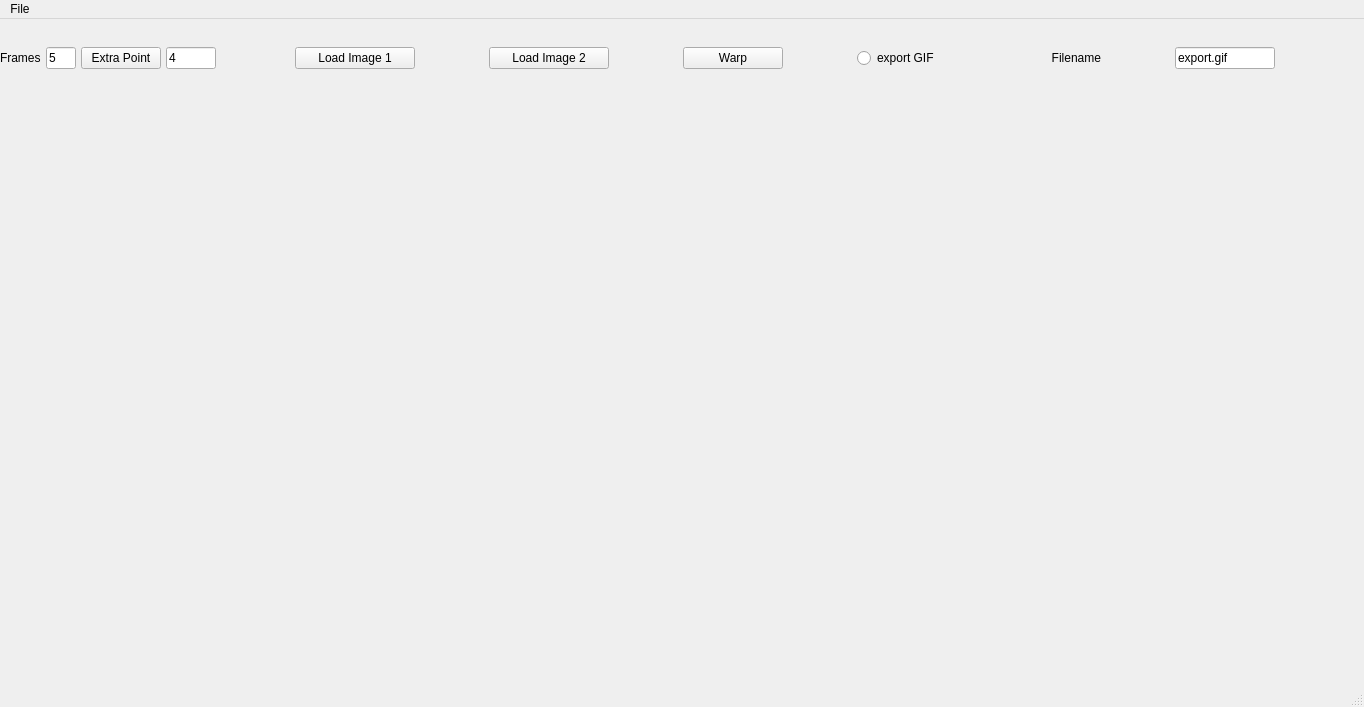
<?xml version="1.0" encoding="UTF-8"?>
<ui version="4.0">
 <class>MainWindow</class>
 <widget class="QMainWindow" name="MainWindow">
  <property name="geometry">
   <rect>
    <x>0</x>
    <y>0</y>
    <width>1364</width>
    <height>707</height>
   </rect>
  </property>
  <property name="windowTitle">
   <string>MainWindow</string>
  </property>
  <widget class="QWidget" name="centralwidget">
   <widget class="QWidget" name="verticalLayoutWidget">
    <property name="geometry">
     <rect>
      <x>0</x>
      <y>0</y>
      <width>1353</width>
      <height>651</height>
     </rect>
    </property>
    <layout class="QVBoxLayout" name="verticalLayout">
     <property name="spacing">
      <number>10</number>
     </property>
     <property name="topMargin">
      <number>0</number>
     </property>
     <property name="bottomMargin">
      <number>10</number>
     </property>
     <item>
      <layout class="QGridLayout" name="gridLayout">
       <property name="topMargin">
        <number>0</number>
       </property>
       <property name="bottomMargin">
        <number>5</number>
       </property>
       <property name="horizontalSpacing">
        <number>5</number>
       </property>
       <item row="1" column="2">
        <widget class="QPushButton" name="btnPoints">
         <property name="sizePolicy">
          <sizepolicy hsizetype="Fixed" vsizetype="Fixed">
           <horstretch>0</horstretch>
           <verstretch>0</verstretch>
          </sizepolicy>
         </property>
         <property name="text">
          <string>Extra Point</string>
         </property>
        </widget>
       </item>
       <item row="1" column="3">
        <widget class="QLineEdit" name="points">
         <property name="sizePolicy">
          <sizepolicy hsizetype="Minimum" vsizetype="Minimum">
           <horstretch>0</horstretch>
           <verstretch>0</verstretch>
          </sizepolicy>
         </property>
         <property name="minimumSize">
          <size>
           <width>50</width>
           <height>0</height>
          </size>
         </property>
         <property name="maximumSize">
          <size>
           <width>50</width>
           <height>16777215</height>
          </size>
         </property>
         <property name="inputMethodHints">
          <set>Qt::ImhDigitsOnly</set>
         </property>
         <property name="text">
          <string>4</string>
         </property>
        </widget>
       </item>
       <item row="1" column="6">
        <layout class="QHBoxLayout" name="horizontalLayout_5">
         <property name="spacing">
          <number>0</number>
         </property>
         <property name="sizeConstraint">
          <enum>QLayout::SetMinimumSize</enum>
         </property>
         <item>
          <widget class="QPushButton" name="btnLoadImage1">
           <property name="sizePolicy">
            <sizepolicy hsizetype="Minimum" vsizetype="Minimum">
             <horstretch>0</horstretch>
             <verstretch>0</verstretch>
            </sizepolicy>
           </property>
           <property name="maximumSize">
            <size>
             <width>120</width>
             <height>32</height>
            </size>
           </property>
           <property name="text">
            <string>Load Image 1</string>
           </property>
          </widget>
         </item>
         <item>
          <widget class="QPushButton" name="btnLoadImage2">
           <property name="maximumSize">
            <size>
             <width>120</width>
             <height>37</height>
            </size>
           </property>
           <property name="text">
            <string>Load Image 2</string>
           </property>
          </widget>
         </item>
         <item>
          <widget class="QPushButton" name="btnWarp">
           <property name="sizePolicy">
            <sizepolicy hsizetype="Fixed" vsizetype="Fixed">
             <horstretch>0</horstretch>
             <verstretch>0</verstretch>
            </sizepolicy>
           </property>
           <property name="minimumSize">
            <size>
             <width>100</width>
             <height>0</height>
            </size>
           </property>
           <property name="text">
            <string>Warp</string>
           </property>
          </widget>
         </item>
         <item>
          <spacer name="verticalSpacer">
           <property name="orientation">
            <enum>Qt::Vertical</enum>
           </property>
           <property name="sizeType">
            <enum>QSizePolicy::Minimum</enum>
           </property>
           <property name="sizeHint" stdset="0">
            <size>
             <width>0</width>
             <height>0</height>
            </size>
           </property>
          </spacer>
         </item>
         <item>
          <widget class="QRadioButton" name="gifExport">
           <property name="maximumSize">
            <size>
             <width>100</width>
             <height>16777215</height>
            </size>
           </property>
           <property name="text">
            <string>export GIF</string>
           </property>
          </widget>
         </item>
         <item>
          <widget class="QLabel" name="label_2">
           <property name="maximumSize">
            <size>
             <width>70</width>
             <height>16777215</height>
            </size>
           </property>
           <property name="text">
            <string>Filename</string>
           </property>
           <property name="alignment">
            <set>Qt::AlignRight|Qt::AlignTrailing|Qt::AlignVCenter</set>
           </property>
          </widget>
         </item>
         <item>
          <widget class="QLineEdit" name="filenameGif">
           <property name="maximumSize">
            <size>
             <width>100</width>
             <height>16777215</height>
            </size>
           </property>
           <property name="text">
            <string>export.gif</string>
           </property>
          </widget>
         </item>
        </layout>
       </item>
       <item row="1" column="0">
        <widget class="QLabel" name="label">
         <property name="sizePolicy">
          <sizepolicy hsizetype="Minimum" vsizetype="Minimum">
           <horstretch>0</horstretch>
           <verstretch>0</verstretch>
          </sizepolicy>
         </property>
         <property name="maximumSize">
          <size>
           <width>50</width>
           <height>16777215</height>
          </size>
         </property>
         <property name="text">
          <string>Frames</string>
         </property>
        </widget>
       </item>
       <item row="1" column="1">
        <widget class="QLineEdit" name="frames">
         <property name="sizePolicy">
          <sizepolicy hsizetype="Minimum" vsizetype="Minimum">
           <horstretch>0</horstretch>
           <verstretch>0</verstretch>
          </sizepolicy>
         </property>
         <property name="maximumSize">
          <size>
           <width>30</width>
           <height>16777215</height>
          </size>
         </property>
         <property name="text">
          <string>5</string>
         </property>
         <property name="maxLength">
          <number>10</number>
         </property>
        </widget>
       </item>
      </layout>
     </item>
     <item>
      <layout class="QHBoxLayout" name="horizontalLayout">
       <property name="spacing">
        <number>1</number>
       </property>
       <item>
        <widget class="QWidget" name="plot1" native="true">
         <property name="minimumSize">
          <size>
           <width>400</width>
           <height>0</height>
          </size>
         </property>
         <property name="maximumSize">
          <size>
           <width>506</width>
           <height>280</height>
          </size>
         </property>
         <property name="mouseTracking">
          <bool>true</bool>
         </property>
        </widget>
       </item>
       <item>
        <widget class="QWidget" name="plot2" native="true">
         <property name="sizePolicy">
          <sizepolicy hsizetype="Preferred" vsizetype="Expanding">
           <horstretch>0</horstretch>
           <verstretch>0</verstretch>
          </sizepolicy>
         </property>
         <property name="minimumSize">
          <size>
           <width>400</width>
           <height>0</height>
          </size>
         </property>
         <property name="maximumSize">
          <size>
           <width>505</width>
           <height>280</height>
          </size>
         </property>
         <property name="mouseTracking">
          <bool>true</bool>
         </property>
        </widget>
       </item>
      </layout>
     </item>
     <item>
      <widget class="QWidget" name="plot3" native="true">
       <property name="sizePolicy">
        <sizepolicy hsizetype="MinimumExpanding" vsizetype="Expanding">
         <horstretch>0</horstretch>
         <verstretch>0</verstretch>
        </sizepolicy>
       </property>
       <property name="minimumSize">
        <size>
         <width>1019</width>
         <height>200</height>
        </size>
       </property>
       <property name="maximumSize">
        <size>
         <width>16777215</width>
         <height>200</height>
        </size>
       </property>
       <property name="mouseTracking">
        <bool>true</bool>
       </property>
      </widget>
     </item>
    </layout>
   </widget>
  </widget>
  <widget class="QMenuBar" name="menubar">
   <property name="geometry">
    <rect>
     <x>0</x>
     <y>0</y>
     <width>1364</width>
     <height>30</height>
    </rect>
   </property>
   <widget class="QMenu" name="menuFile">
    <property name="title">
     <string>File</string>
    </property>
    <addaction name="separator"/>
    <addaction name="loadImage1"/>
    <addaction name="loadImage2"/>
   </widget>
   <addaction name="menuFile"/>
  </widget>
  <widget class="QStatusBar" name="statusbar"/>
  <action name="loadImage1">
   <property name="text">
    <string>Load (Image 1)</string>
   </property>
  </action>
  <action name="loadImage2">
   <property name="text">
    <string>Load (Image 2)</string>
   </property>
  </action>
 </widget>
 <resources/>
 <connections/>
</ui>
